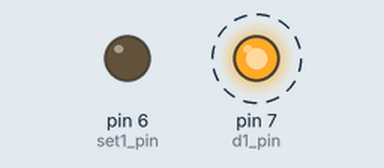
Bench run of a sketch on a simulated Arduino Uno, built with avr-gcc and run on an emulated ATmega328P. Shown: output pins drawn as LEDs (lit = HIGH). Dashed ring = blinking. Pins used as bus, display or sensor lines are not drawn.

Above: at 0.15 s.
Timing chart, 0 to 3.0 s (numbered marks = the images above):
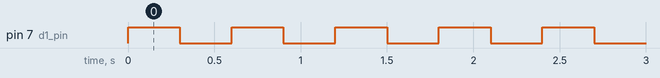

The sketch:

cd4013b_test.ino
```cpp
/*
 * -------------------------------------------------------------------
 *               CD4013BE CMOS Dual D-TypeFlip-Flop
 * -------------------------------------------------------------------
 * Author: Hesham El-sewify (LehKeda)
 * Last edit: 11th of March 2019
 *
 * There're two ways to operate this IC:
 *-> Method #1
 *  By setting D(data) pin directly from the microconroller
 *  then shift the data to Q(output) pin
 *
 *-> Method #2
 *  By using the set pin of the IC
 *  set the set pin to HIGH to set the D(data)
 *  pin to HIGH then shift the data to Q(output)
 *  pin. setting set pin to LOW won't set D pin
 *  to HIGH.
 *
 *  Note:
 *  I'm only using one Flip-Flop (Pins 1 to 6).
 *
 *  Wiring:
 * /---------------------------------------------------------------\
 * | Pin Name      |     Pin No (IC)  |  Pin No (Microcontroller)  |
 * ----------------------------------------------------------------|
 * | Q1, Q`1 (o/p) |       1, 2       |    (Connected to LEDs)     |
 * | Clock 1       |         3        |           8                |
 * | Reset 1       |         4        |       GND (Disabled)       |
 * | Data 1        |         5        |           7                |
 * | Set 1         |         6        |           6                |
 * | VDD           |         14       |          +5v               |
 * | VSS           |         7        |          GND               |
 * | Q2, Q`2 (o/p) |       13, 12     |          (NC)              |
 * | Clock 2       |         11       |          (NC)              |
 * | Reset 2       |         10       |          (NC)              |
 * | Data 2        |         9        |          (NC)              |
 * | Set 2         |         8        |          (NC)              |
 * \---------------------------------------------------------------/
 */

int set1_pin= 6;
int d1_pin= 7;
int clk1_pin= 8;
#define METHOD 1

void setup() {
  pinMode(set1_pin, OUTPUT);
  pinMode(d1_pin, OUTPUT);
  pinMode(clk1_pin, OUTPUT);

#if METHOD == 1
  digitalWrite(set1_pin, LOW);
#endif

}

void loop() {

//---------------- Method 1 ----------------
#if METHOD == 1
  // Set D(data) to HIGH
  digitalWrite(d1_pin, HIGH);

  // Send data out (from D(data) to Q(output) )
  digitalWrite(clk1_pin, LOW);
  digitalWrite(clk1_pin, HIGH);

  delay(300);

  // Set D(data) to LOW
  digitalWrite(d1_pin, LOW);

  // Send data out (from D(data) to Q(output) )
  digitalWrite(clk1_pin, LOW);
  digitalWrite(clk1_pin, HIGH);

  delay(300);

//---------------- Method 2 ----------------
#else if METHOD == 2
  // Set set_pin to HIGH to set "D(data)" value HIGH
  digitalWrite(set1_pin, HIGH);

  // Send data out (from D(data) to Q(output) )
  digitalWrite(clk1_pin, LOW);
  digitalWrite(clk1_pin, HIGH);

  delay(300);

  // Release set pin (sets D to LOW)
  digitalWrite(set1_pin, LOW);

  // Send data out (from D(data) to Q(output) )
  digitalWrite(clk1_pin, LOW);
  digitalWrite(clk1_pin, HIGH);

  delay(300);

#endif
}
```

Measured:
- by itself, pin 7 (d1_pin): alternates HIGH for 0.30 s and LOW for 0.30 s
